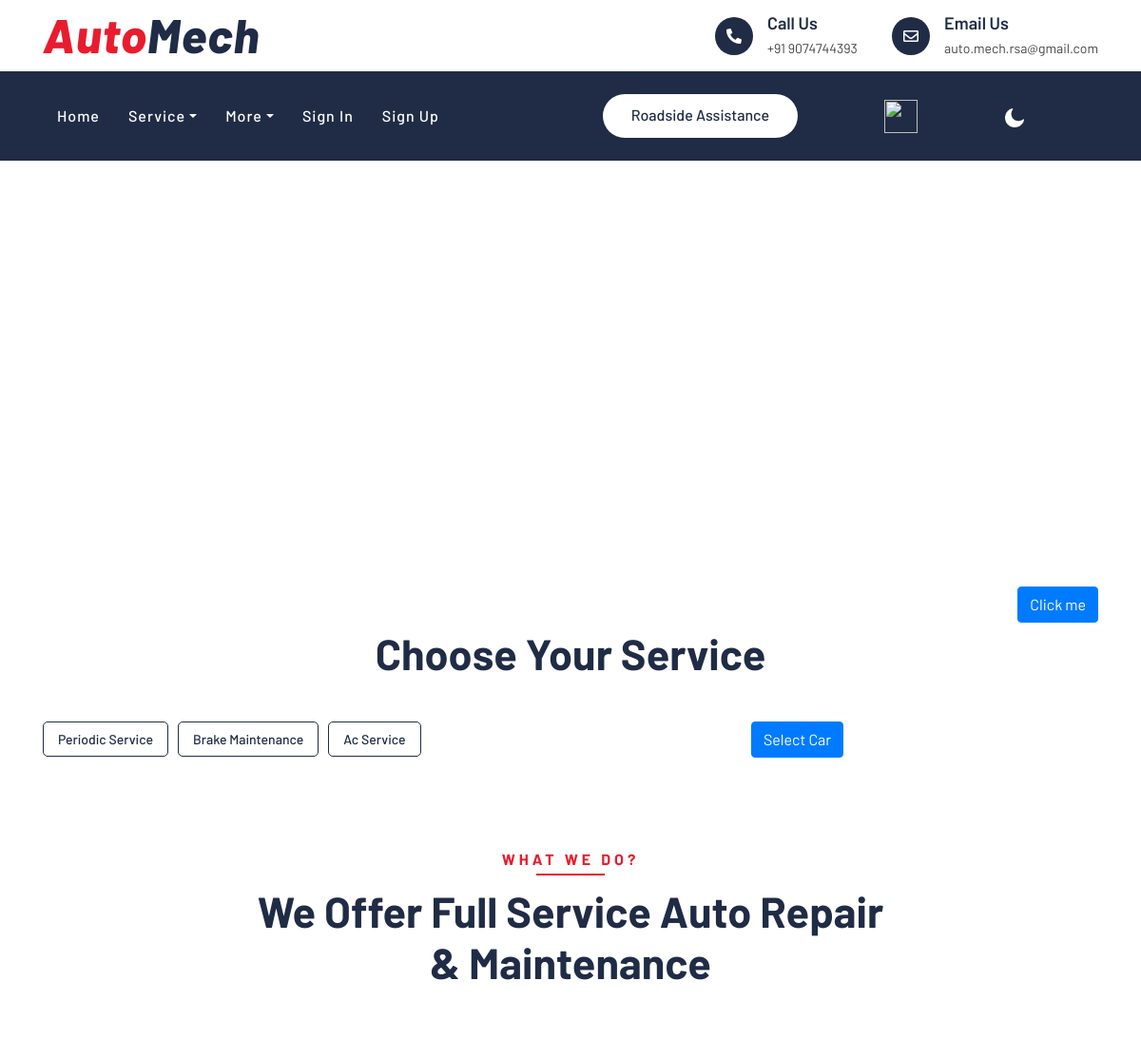
The app's page / (upper part), older data.
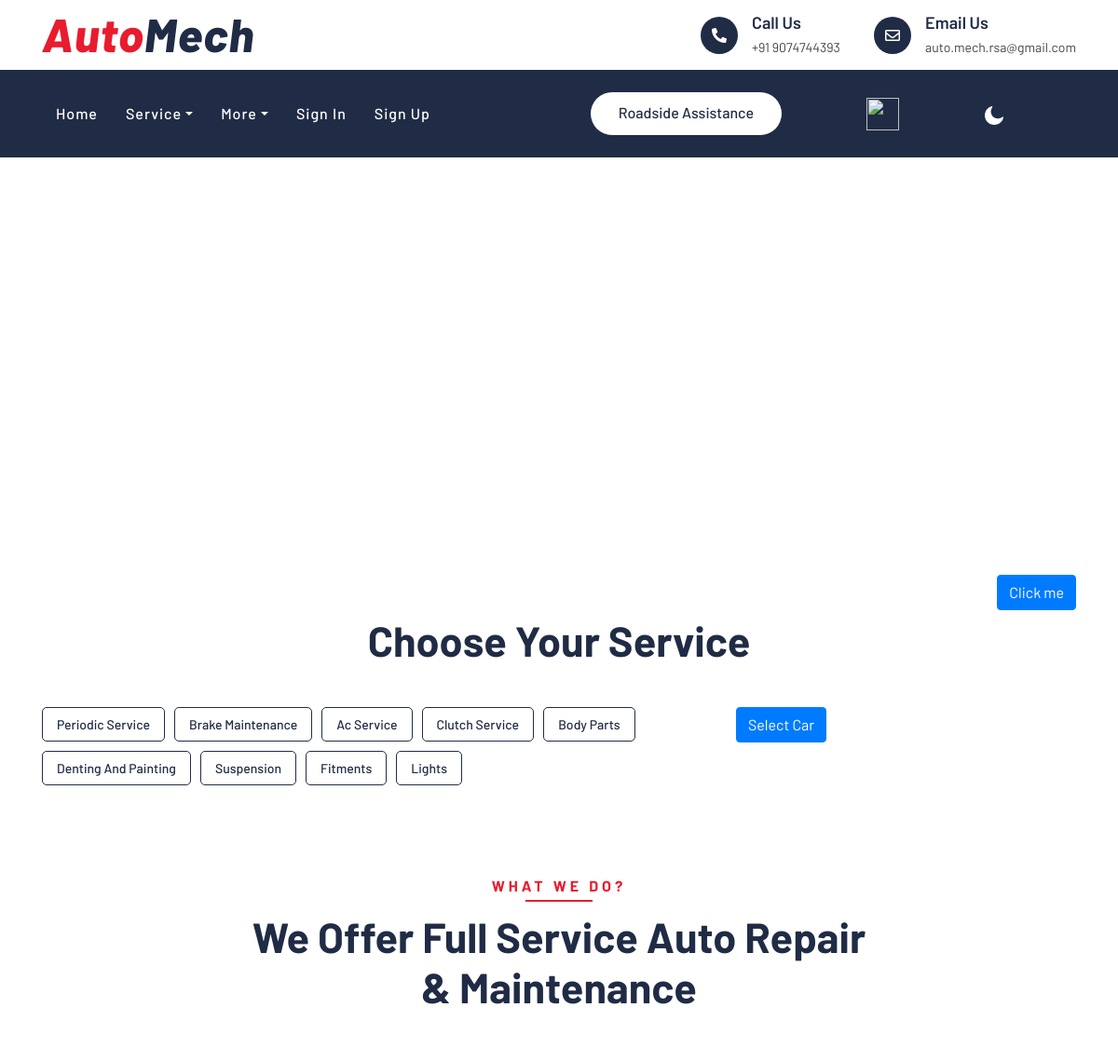
The same page, newer data.
### client/models.py (models this page shows, shortened)
class ServiceCategory(models.Model):
    category_name = models.CharField(max_length=100,unique=True)
    slug = models.SlugField(unique=True, blank=True)

### client/views.py (the view, shortened to what this page needs)
# urls.py: path('',views.index,name="index"),
def index(request):
    car =request.session.get('selected_car')
    if car :
        carvariant = ModelVariant.objects.get(variant_slug = car)
    else :
        carvariant = None
    categories = ServiceCategory.objects.all()
    make = CarMake.objects.all()
    context={
        'categories':categories,
        'makes':make,
        'carvariant':carvariant
        }
    return render(request,'client/index.html',context)

### templates/client/index.html (shortened to what this page needs)
{% extends 'client/base.html' %}
{%block content%}
{% load static %}
 <div class="carousel">
</div>
<div class="container mt-5">
  <div class="row">
    <div class="col text-right">
     <button type="button" class="btn btn-primary" onclick="openForm()">Click me</button>
    </div>
  </div>
</div>
<div class="single">
  <div class="container">
      <div class="section-header text-center">
          <h2>Choose Your Service</h2>
      </div>
    <div class="row">
      <div class="col-lg-8">
        <div class="single-tags">
          {% for category in categories %}
            <a href=""
              data-category-slug="{{ category.slug }}"
              class="{% if request.resolver_match.url_name == 'get_category_data' and category.slug == request.GET.category_slug %}active{% endif %}"
              hx-get="{% url 'get_category_data' category_slug=category.slug %}"
              hx-trigger="{% if forloop.first %}load once{% else %}click{% endif %}"
              hx-target="#category-data">{{ category.category_name }}</a>
            {% endfor %}
        </div>
      </div>
      <div>
        {% if carvariant %}
        {{carvariant}}
        <img src="{{carvariant.model.model_Image.url}}" width="100">
        <button type="button" class="btn btn-primary" data-toggle="modal" data-target="#exampleModalCenter">
          change
        </button>
        {% else %}
          <button type="button" class="btn btn-primary" data-toggle="modal" data-target="#exampleModalCenter">
            Select Car
          </button>
        {% endif %}
      </div>
    </div>
  </div>
</div>
<div class="price">
    <div class="container">
      <div class="row">
        <div class="section-header text-center">
            <p>What We Do?</p>
            <h2>We offer full service auto repair <br>& maintenance</h2>
        </div>
    </div>
</div>
{%endblock%}

Row changes from the older to the newer data that the page shows:
added ServiceCategory: category_name "Clutch Service"
added ServiceCategory: category_name "Body Parts"
added ServiceCategory: category_name "Denting And Painting"
added ServiceCategory: category_name "Suspension"
added ServiceCategory: category_name "Fitments"
added ServiceCategory: category_name "Lights"
